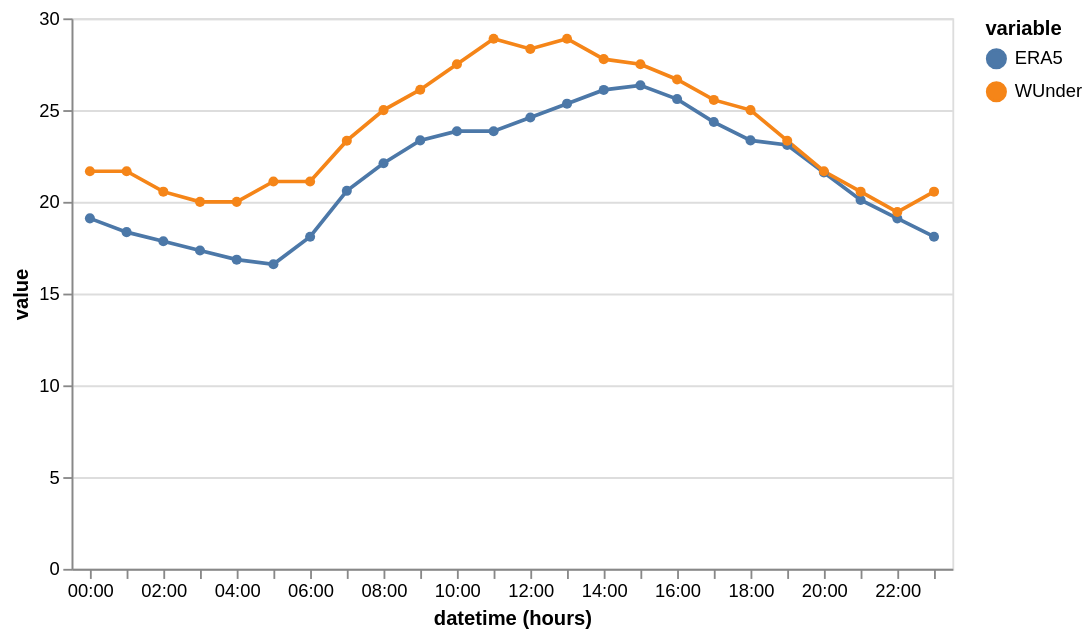

Notebook code cell kept with this figure:
### Code cell
altair.Chart(
    dff.groupby(pd.Grouper(freq='1h'),
                sort=True).mean().reset_index().melt(id_vars = ['datetime'])
).mark_line(point=True).encode(
    altair.X('hours(datetime):O').axis(tickMinStep=1),
    y = "value",
    color="variable:N",
    ##shape = 'variable:N'
)

### Figure 1 — Vega-Lite specification as saved in the notebook (floating-point values rounded to 4 significant figures)
{"config": {"view": {"continuousWidth": 300, "continuousHeight": 300}}, "data": {"name": "data-0c4e5341a61da9e83732659bd54cf4da"}, "mark": {"type": "line", "point": true}, "encoding": {"color": {"field": "variable", "type": "nominal"}, "x": {"axis": {"tickMinStep": 1}, "field": "datetime", "timeUnit": "hours", "type": "ordinal"}, "y": {"field": "value", "type": "quantitative"}}, "$schema": "https://vega.github.io/schema/vega-lite/v6.1.0.json", "datasets": {"data-0c4e5341a61da9e83732659bd54cf4da": [{"datetime": "2021-07-19T00:00:00", "variable": "ERA5", "value": 19.1}, {"datetime": "2021-07-19T01:00:00", "variable": "ERA5", "value": 18.35}, {"datetime": "2021-07-19T02:00:00", "variable": "ERA5", "value": 17.85}, {"datetime": "2021-07-19T03:00:00", "variable": "ERA5", "value": 17.35}, {"datetime": "2021-07-19T04:00:00", "variable": "ERA5", "value": 16.85}, {"datetime": "2021-07-19T05:00:00", "variable": "ERA5", "value": 16.6}, {"datetime": "2021-07-19T06:00:00", "variable": "ERA5", "value": 18.1}, {"datetime": "2021-07-19T07:00:00", "variable": "ERA5", "value": 20.6}, {"datetime": "2021-07-19T08:00:00", "variable": "ERA5", "value": 22.1}, {"datetime": "2021-07-19T09:00:00", "variable": "ERA5", "value": 23.35}, {"datetime": "2021-07-19T10:00:00", "variable": "ERA5", "value": 23.85}, {"datetime": "2021-07-19T11:00:00", "variable": "ERA5", "value": 23.85}, {"datetime": "2021-07-19T12:00:00", "variable": "ERA5", "value": 24.6}, {"datetime": "2021-07-19T13:00:00", "variable": "ERA5", "value": 25.35}, {"datetime": "2021-07-19T14:00:00", "variable": "ERA5", "value": 26.1}, {"datetime": "2021-07-19T15:00:00", "variable": "ERA5", "value": 26.35}, {"datetime": "2021-07-19T16:00:00", "variable": "ERA5", "value": 25.6}, {"datetime": "2021-07-19T17:00:00", "variable": "ERA5", "value": 24.35}, {"datetime": "2021-07-19T18:00:00", "variable": "ERA5", "value": 23.35}, {"datetime": "2021-07-19T19:00:00", "variable": "ERA5", "value": 23.1}, {"datetime": "2021-07-19T20:00:00", "variable": "ERA5", "value": 21.6}, {"datetime": "2021-07-19T21:00:00", "variable": "ERA5", "value": 20.1}, {"datetime": "2021-07-19T22:00:00", "variable": "ERA5", "value": 19.1}, {"datetime": "2021-07-19T23:00:00", "variable": "ERA5", "value": 18.1}, {"datetime": "2021-07-19T00:00:00", "variable": "WUnder", "value": 21.67}, {"datetime": "2021-07-19T01:00:00", "variable": "WUnder", "value": 21.67}, {"datetime": "2021-07-19T02:00:00", "variable": "WUnder", "value": 20.56}, {"datetime": "2021-07-19T03:00:00", "variable": "WUnder", "value": 20.0}, {"datetime": "2021-07-19T04:00:00", "variable": "WUnder", "value": 20.0}, {"datetime": "2021-07-19T05:00:00", "variable": "WUnder", "value": 21.11}, {"datetime": "2021-07-19T06:00:00", "variable": "WUnder", "value": 21.11}, {"datetime": "2021-07-19T07:00:00", "variable": "WUnder", "value": 23.33}, {"datetime": "2021-07-19T08:00:00", "variable": "WUnder", "value": 25.0}, {"datetime": "2021-07-19T09:00:00", "variable": "WUnder", "value": 26.11}, {"datetime": "2021-07-19T10:00:00", "variable": "WUnder", "value": 27.5}, {"datetime": "2021-07-19T11:00:00", "variable": "WUnder", "value": 28.89}, {"datetime": "2021-07-19T12:00:00", "variable": "WUnder", "value": 28.33}, {"datetime": "2021-07-19T13:00:00", "variable": "WUnder", "value": 28.89}, {"datetime": "2021-07-19T14:00:00", "variable": "WUnder", "value": 27.78}, {"datetime": "2021-07-19T15:00:00", "variable": "WUnder", "value": 27.5}, {"datetime": "2021-07-19T16:00:00", "variable": "WUnder", "value": 26.67}, {"datetime": "2021-07-19T17:00:00", "variable": "WUnder", "value": 25.56}, {"datetime": "2021-07-19T18:00:00", "variable": "WUnder", "value": 25.0}, {"datetime": "2021-07-19T19:00:00", "variable": "WUnder", "value": 23.33}, {"datetime": "2021-07-19T20:00:00", "variable": "WUnder", "value": 21.67}, {"datetime": "2021-07-19T21:00:00", "variable": "WUnder", "value": 20.56}, {"datetime": "2021-07-19T22:00:00", "variable": "WUnder", "value": 19.44}, {"datetime": "2021-07-19T23:00:00", "variable": "WUnder", "value": 20.56}]}}
